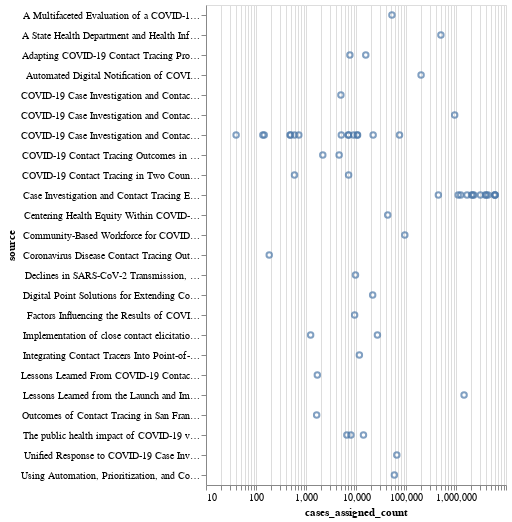

Notebook source saved alongside this figure:
### Code cell
alt.Chart(df).mark_point().encode(
    alt.X("cases_assigned_count:Q",  scale=alt.Scale(type='log')),
    alt.Y("source:N")
)
